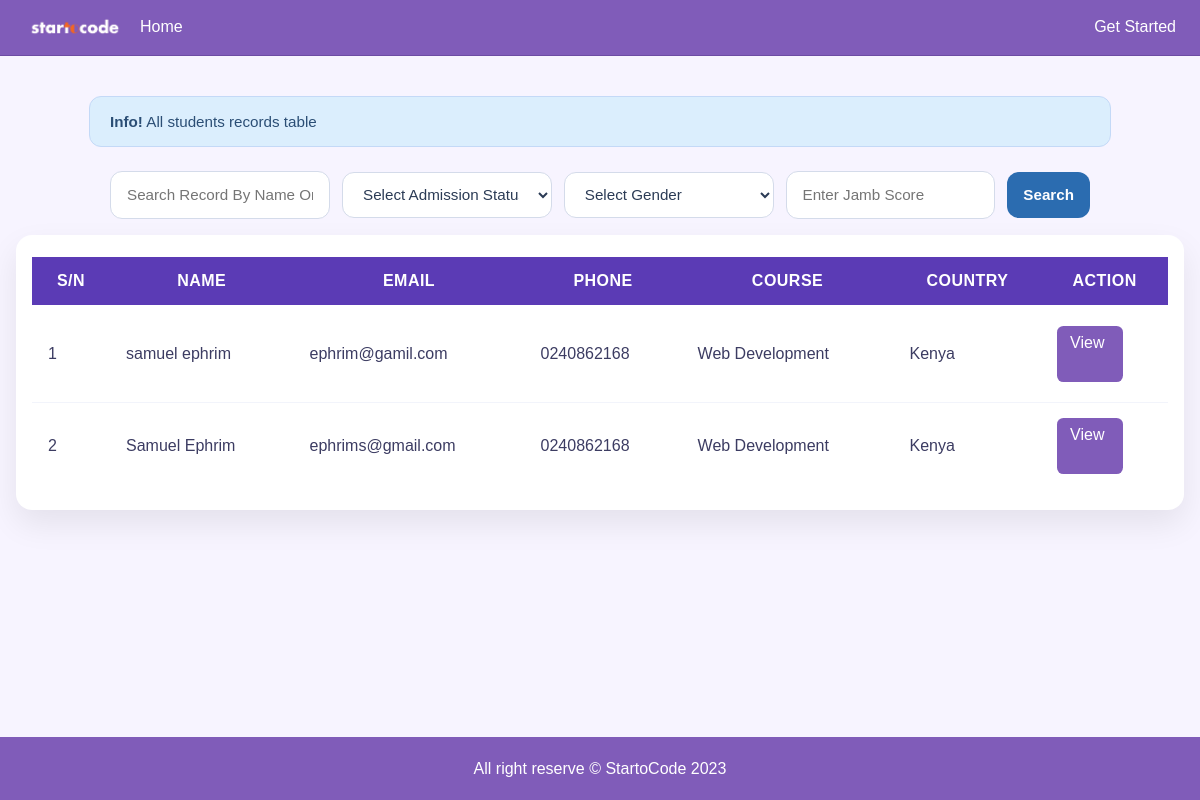
Page /success on the earlier database version.
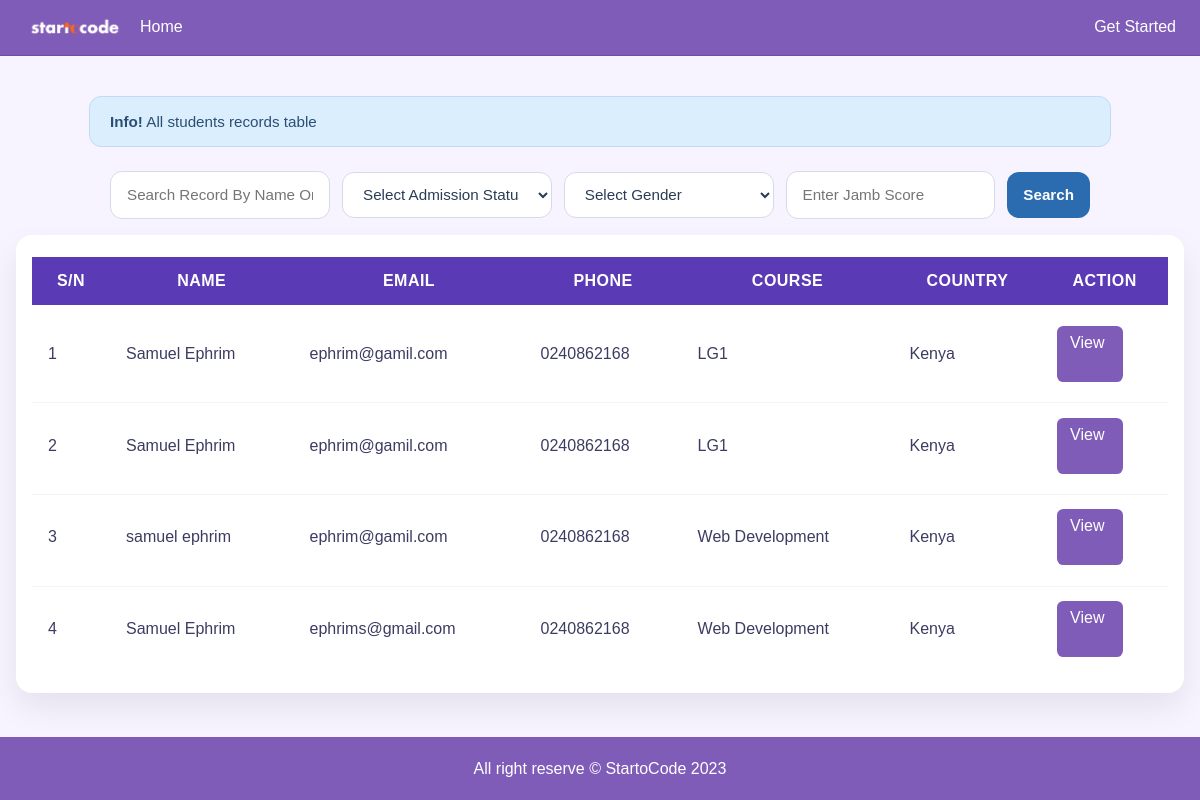
Same page on the later database version.
### tables this page shows
CREATE TABLE students (
            id INTEGER PRIMARY KEY AUTOINCREMENT,
            first_name TEXT NOT NULL,
            last_name TEXT NOT NULL,
            address TEXT NOT NULL,
            email TEXT NOT NULL,
            phone TEXT NOT NULL,
            date_of_birth TEXT NOT NULL,
            gender TEXT NOT NULL,
            country TEXT NOT NULL,
            course TEXT NOT NULL,
            image_name TEXT NOT NULL,
            created_at TIMESTAMP DEFAULT CURRENT_TIMESTAMP
        );

### app.py (the view)
@app.route('/success')
def success():
    conn = sqlite3.connect(DB_PATH)
    conn.row_factory = sqlite3.Row
    students = conn.execute(
        'SELECT id, first_name, last_name, email, phone, course, country FROM students ORDER BY id DESC'
    ).fetchall()
    conn.close()
    return render_template('success.html', students=students)

### templates/success.html (shortened to what this page needs)
{% extends "base.html" %}
{% block content %}
<div class="success-page">
    <div class="info-banner">
        <strong>Info!</strong> All students records table
    </div>
    <div class="filter-bar">
        <input type="text" class="filter-input" placeholder="Search Record By Name Only">
        <select class="filter-input">
            <option>Select Admission Status</option>
        </select>
        <select class="filter-input">
            <option>Select Gender</option>
        </select>
        <input type="text" class="filter-input" placeholder="Enter Jamb Score">
        <button class="search-btn" type="button">Search</button>
    </div>
    <div class="table-card records-card">
        <table class="student-table">
            <thead>
                <tr>
                    <th>S/n</th>
                    <th>Name</th>
                    <th>Email</th>
                    <th>Phone</th>
                    <th>Course</th>
                    <th>Country</th>
                    <th>Action</th>
                </tr>
            </thead>
            <tbody>
                {% for student in students %}
                <tr>
                    <td>{{ loop.index }}</td>
                    <td>{{ student.first_name }} {{ student.last_name }}</td>
                    <td>{{ student.email }}</td>
                    <td>{{ student.phone }}</td>
                    <td>{{ student.course }}</td>
                    <td>{{ student.country }}</td>
                    <td>
                        <a class="view-btn" href="{{ url_for('student_detail', student_id=student.id) }}">View</a>
                    </td>
                </tr>
                {% else %}
                <tr>
                    <td colspan="7">No students registered yet.</td>
                </tr>
                {% endfor %}
            </tbody>
        </table>
    </div>
</div>
{% endblock content %}

### templates/base.html (shortened to what this page needs)
<!doctype html>
<html>
  <head>
    <link rel="stylesheet" href="{{ url_for('static', filename="css/styles.css")}}">
  </head>
  <body>
    <nav class="site-nav">
      <div class="nav-left">
        <a class="brand" href="{{ url_for('index') }}"><img src="{{ url_for('static', filename='images/logo.png') }}" alt="StartoCode Logo"></a>
        <a class="nav-link" href="{{ url_for('index') }}">Home</a>
      </div>
      <div class="nav-right">
        <a class="nav-link" href="{{ url_for('registration') }}">Get Started</a>
      </div>
    </nav>
    <main>
      {% block content%}{% endblock %}
    </main>
    <footer>
      <p>All right reserve &copy StartoCode 2023</p>
    </footer>
  </body>
</html>

### static/css/styles.css (style rules this page uses)
body { margin: 0; font-family: Arial, sans-serif; background-color: #f7f4ff; color: #222; display: flex; flex-direction: column; min-height: 100vh; }
main { flex: 1; }
.site-nav { display: flex; justify-content: space-between; align-items: center; padding: 1rem 1.5rem; background-color: #805cb9; border-bottom: 1px solid #6d4ca3; }
.nav-left { display: flex; align-items: center; gap: 1rem; }
.nav-right { display: flex; align-items: center; margin-left: auto; }
.brand img { width: 100px; height: auto; display: block; }
.brand { font-size: 1.25rem; font-weight: bold; color: #ffffff; text-decoration: none; }
.nav-link { color: #ffffff; text-decoration: none; }
footer { background-color: #805cb9; color: #ffffff; padding: 0.4rem 1.5rem; text-align: center; }
.success-page { padding: 2.5rem 1rem; }
.info-banner { max-width: 980px; margin: 0 auto 1.5rem; padding: 1rem 1.25rem; background-color: #dbeefd; border: 1px solid #c4d9f7; border-radius: 0.75rem; color: #2b4e75; font-size: 0.95rem; }
.filter-bar { max-width: 980px; margin: 0 auto 1rem; display: grid; grid-template-columns: minmax(220px, 1fr) minmax(200px, 1fr) minmax(200px, 1fr) minmax(180px, 1fr) auto; gap: 0.75rem; align-items: center; }
.filter-input, .search-btn { height: 46px; border-radius: 0.75rem; border: 1px solid #d4dbea; font-size: 0.95rem; padding: 0 1rem; }
.filter-input { background: #ffffff; color: #2b3b55; }
.search-btn { background-color: #2b6cb0; color: #ffffff; border: none; cursor: pointer; font-weight: 700; transition: background-color 0.2s ease; }
.student-table { width: 100%; border-collapse: separate; border-spacing: 0 0.4rem; }
.student-table thead th { padding: 0.95rem 1rem; background-color: #5b3bb5; color: #ffffff; font-weight: 700; text-transform: uppercase; letter-spacing: 0.03em; border: none; }
.student-table tbody tr { background: #ffffff; border-radius: 0.9rem; }
.student-table td { padding: 0.9rem 1rem; border: none; color: #3c3c62; vertical-align: middle; }
.student-table tbody tr + tr td { border-top: 1px solid #f2f4fb; }
.table-card { background: #ffffff; padding: 1rem; border-radius: 1rem; box-shadow: 0 14px 32px rgba(0, 0, 0, 0.08); overflow-x: auto; }
.view-btn { display: inline-flex; align-items: center; justify-content: center; width: 40px; height: 40px; background-color: #2b6cb0; color: #ffffff; border-radius: 0.75rem; text-decoration: none; transition: background-color 0.2s ease; }
.view-btn { display: inline-block; padding: 0.5rem 0.8rem; background-color: #805cb9; color: #ffffff; border-radius: 0.4rem; text-decoration: none; }

Differences in the rows shown:
added students: first_name "Samuel", last_name "Ephrim", email "ephrim@gamil.com", phone "0240862168", course "LG1", country "Kenya"
added students: first_name "Samuel", last_name "Ephrim", email "ephrim@gamil.com", phone "0240862168", course "LG1", country "Kenya"
